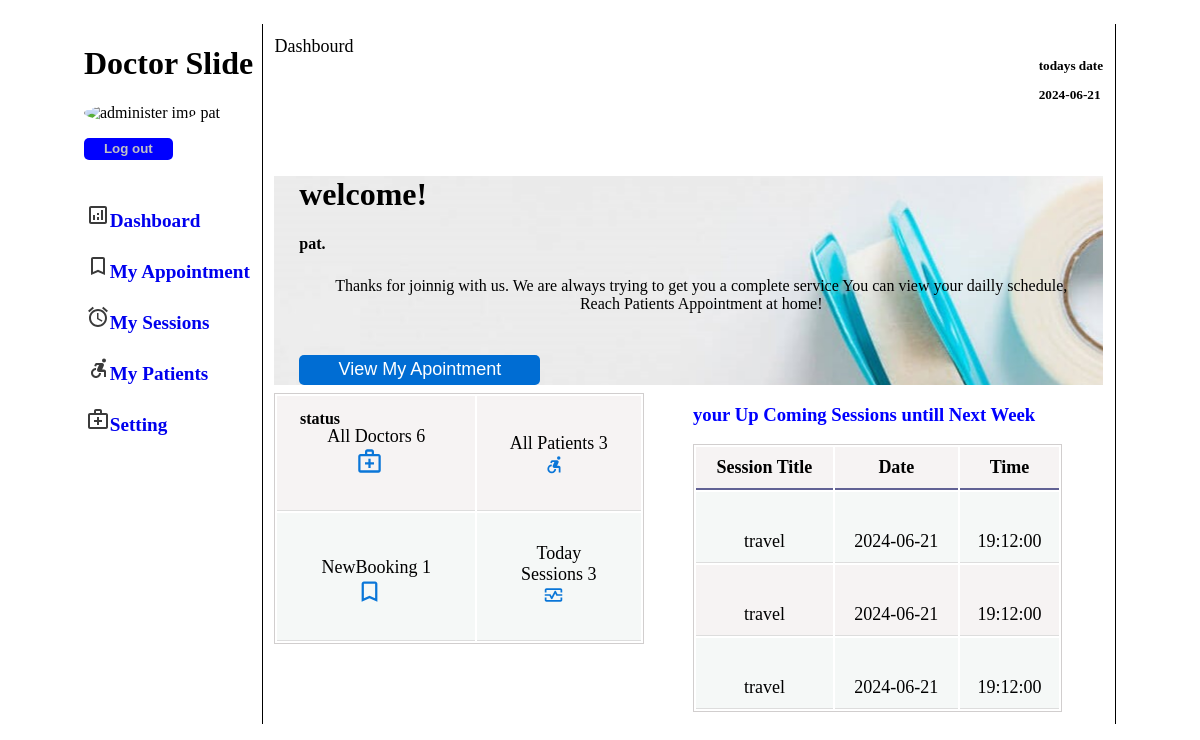
The app's page /DoctorPhp/DashBourd.php (signed in) with its own data.
### tables this page shows
CREATE TABLE `session` (
  `title` varchar(255) NOT NULL,
  `dname` varchar(255) NOT NULL,
  `num` int(255) NOT NULL,
  `date` date NOT NULL,
  `time` time NOT NULL,
  `id` int(11) NOT NULL
);

### DoctorPhp/DashBourd.php (the view, shortened to what this page needs)
<!DOCTYPE html>
<html lang="en">
<head>
    <link rel="stylesheet" type="text/css" href="../DoctorCss/index.css">
    <link rel="stylesheet" type="text/css" href="../CSS/style.css">
</head>
<body>
    <?php include ("sidebar.php")?>
    <div class="main-part">
        <div class="dashbourd" id="dashbourd">
            <div class="topTitle">
                <div> <span class="set">Dashbourd</span> </div>
                <div class="todaysDate">
                    <h5>todays date <p><?php date_default_timezone_set('Asia/Kolkata');
             $today=date('Y-m-d');
              echo $today;?> </p><br></h5>
                </div>
            </div>
            <div class="welcome">
                <h1 class="h1">welcome!</h1>
                <h4><?php   echo $user ?>.</h4>
                <p class="par1">Thanks for joinnig with us. We are always trying to get you a complete service
                    You can view your dailly schedule, Reach Patients Appointment at home!</p>
                <br>
                <a href="apointment.php"><button class="btn">View My Apointment</button></a>
            </div>
            <div class="statusUpcomingEvent">
                <div class="statusDash">
                    <h4 style="left:25%;position:absolute">status</h4>
                    <table>
                        <tr >
                            <td  class="status">
                                <?php
                                include("../connection.php");
                                $sql="select * FROM doctor ";
                                if($result=mysqli_query($conn,$sql)){
                                 $numd=   mysqli_num_rows($result);
                                }
                                $sql2="select * FROM patient ";
                                if($result2=mysqli_query($conn,$sql2)){
                                 $nump=   mysqli_num_rows($result2);
                                }
                                $sql3="select * FROM session ";
                                if($result3=mysqli_query($conn,$sql3)){
                                 $nums=   mysqli_num_rows($result3);
                                }
                                $sql4="select * FROM appointment ";
                                if($result4=mysqli_query($conn,$sql4)){
                                 $numa=   mysqli_num_rows($result4);
                                }
                                ?>
                                <div><a>All Doctors <?php echo   $numd?><img src="../images/icons/doctors-hover.svg" class="statusimg"></a>
                                </div>
                            </td>
                            <td class="status">
                                <div> <a> All Patients <?php echo   $nump?><img src="../images/icons/patients-hover.svg"
                                            class="statusimg"></a>
                                </div>
                            </td>
                        </tr>
                        <tr>
                            <td  class="status">
                                <div><a>NewBooking <?php echo   $numa?><img src="../images/icons/book-hover.svg" class="statusimg"></a>
                                </div>
                            </td>
                            <td  class="status">
                                <div><a>Today Sessions <?php echo   $nums?><img src="../images/icons/session-iceblue.svg"
                                            class="statusimg"></a>
                                </div>
                            </td>
                        </tr>
                    </table>
                </div>
                <div class="upcoming_events">
                    <h3>your Up Coming Sessions untill Next Week</h3>
                    <?php
include("../connection.php");
$sql = "SELECT *FROM session ";
$result = mysqli_query($conn, $sql);
if (mysqli_num_rows($result) > 0) {
    echo '
    <table >
        <tr>
            <th>Session Title</th>
            <th>Date </th>
            <th>Time</th>
        </tr>';
    while ($row = mysqli_fetch_assoc($result)) {
        echo '
        <tr>
            <td>' . $row["title"] . '</td>
            <td>' . $row["date"] .'</td>
            <td>' .$row["time"] .  '</td>
        </tr>';
    }
    echo '</table>';
} else {
    echo "No results found.";
}
?>
                </div>
            </div>
        </div>
</body>
</html>

### DoctorCss/index.css (style rules this page uses)
a { text-decoration: none; }
body { overflow-x: hidden; }
.welcome { padding-left: 3%; background: url(../images/img/b8.jpg) no-repeat center; }
th, td { padding: 10px; font-size: large; }
.statusDash a { padding: 0 10% 1% 0; text-decoration: none; font-size: large; color: black; }
.dashbourd { margin-top: 0; display: block; }
.statusDash { margin: 0.5% 1% 0 0; width: 50%; height: 100%; }
.statusDash table tr td { padding: 30px; font-size: large; width: 20%; height: 25%; }
.upcoming_events { margin: 0 0; width: 50%; }
.statusimg { width: 20%; padding: 0; margin: 0; }
.statusUpcomingEvent { margin-left: 0; display: flex; justify-content: space-between; }
.par1 { text-align: center; margin: 3%; font-weight: 500; }
.btn { padding: 3px; border: 20px; font-size: large; color: white; width: 30%; height: 30px; background-color: #006dd3; border-radius: 5px; }
.topTitle { display: flex; justify-content: space-between; }
.set { font-size: large; }

### CSS/style.css (style rules this page uses)
body { justify-content: center; display: flex; margin-top: 2%; }
.main-part { width: 70%; padding: 1%; border-right: 1px solid black; }
table { border: 1px solid rgb(209 206 206); padding-top: 0%; width: 90%; margin-top: 1%; }
th { border-bottom: 2px solid rgb(97 97 148); }
tr { text-align: center; width: 85%; border-bottom: 1px solid rgb(12 0 0); }
td { border-bottom: 1px solid #ddd; height: 50px; vertical-align: bottom; }
tr:nth-child(even) { background-color: #f4f8f6e2; }
tr:nth-child(odd) { background-color: rgb(246, 243, 243); }
h3 { color: blue; }

### records on screen
session: title "travel", date "2024-06-21", time "19:12:00"
session: title "travel", date "2024-06-21", time "19:12:00"
session: title "travel", date "2024-06-21", time "19:12:00"

### other values on screen
$user "pat"
$numd "6"
$nump "3"
$numa "1"
$nums "3"
